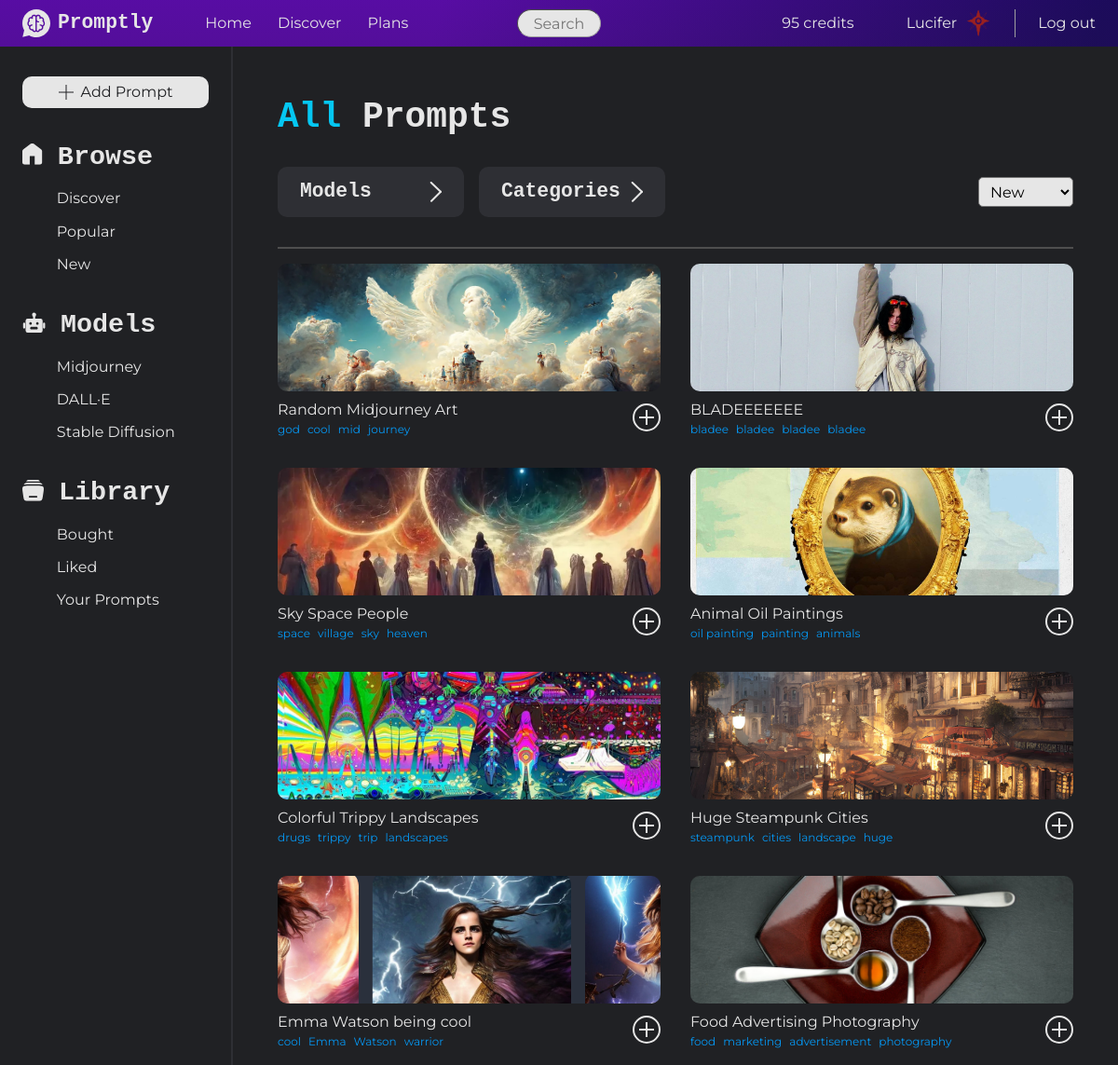
The page /all-prompts.php (signed in) on the database its author committed.
### tables this page shows
CREATE TABLE `ai_models` (
  `id` int(11) NOT NULL,
  `name` varchar(50) NOT NULL,
  `description` varchar(300) NOT NULL,
  `versions` text NOT NULL,
  `icon` varchar(300) NOT NULL
);

CREATE TABLE `prompts` (
  `id` int(11) NOT NULL,
  `title` varchar(70) NOT NULL,
  `description` varchar(500) NOT NULL,
  `tags` text NOT NULL,
  `prompt` text NOT NULL,
  `prompt_instructions` text NOT NULL,
  `word_count` int(11) NOT NULL,
  `author_id` int(11) NOT NULL,
  `model_id` int(11) NOT NULL,
  `model_version` varchar(30) NOT NULL,
  `header_image` varchar(300) NOT NULL,
  `example_image1` varchar(300) NOT NULL,
  `example_image2` varchar(300) DEFAULT NULL,
  `example_image3` varchar(300) DEFAULT NULL,
  `example_image4` varchar(300) DEFAULT NULL,
  `date_created` datetime NOT NULL DEFAULT current_timestamp(),
  `views` int(11) NOT NULL DEFAULT 0,
  `free` tinyint(1) NOT NULL DEFAULT 0,
  `approved` tinyint(1) NOT NULL DEFAULT 0
);

### classes/Prompt.php (called while the page is built, shortened)
<?php
class Prompt
{
    private $modelIds = null;
    private $categoryIds = null;
    public function getPrompts (string $order = "new", int $page = 1): array
    {
        $limit = 20;
        $offset = ($page - 1) * $limit;
        switch ($order) {
            default:
                $sqlOrder = " ORDER BY prompts.date_created DESC";
                break;
        }
        if ($this->categoryIds != null) {
            $categoryIn = implode(",", $this->categoryIds);
        } else {
            $categoryIn = "category_prompt.category_id";
        }
        if ($this->modelIds != null) {
            $modelIn = implode(",", $this->modelIds);
        } else {
            $modelIn = "prompts.model_id";
        }
        $sql = "SELECT prompts.*
                FROM prompts
                JOIN category_prompt ON prompts.id = category_prompt.prompt_id
                WHERE prompts.approved = 1
                AND prompts.model_id IN (" . $modelIn . ")
                AND category_prompt.category_id IN (" . $categoryIn . ")
                GROUP BY prompts.id"
                . $sqlOrder .
                " LIMIT :limit OFFSET :offset";
        $PDO = Database::getInstance();
        $stmt = $PDO->prepare($sql);
        $stmt->bindValue(":limit", $limit, PDO::PARAM_INT);
        $stmt->bindValue(":offset", $offset, PDO::PARAM_INT);
        $stmt->execute();
        return $stmt->fetchAll(PDO::FETCH_ASSOC);
    }
    public static function getAllModels()
    {
        $PDO = Database::getInstance();
        $stmt = $PDO->query("select * from ai_models");
        $stmt->execute();
        return $stmt->fetchAll(PDO::FETCH_ASSOC);
    }
}

### all-prompts.php (the view, shortened to what this page needs)
<?php
include_once(__DIR__ . "/classes/Prompt.php");
$prompt = new Prompt();
if (!empty($_GET['order'])) {
    $order = $_GET['order'];
} else {
    $order = '';
}
$prompts = $prompt->getPrompts($order);
$models = Prompt::getAllModels();
?><!DOCTYPE html>
<html lang="en">
<head>
    <link rel="stylesheet" href="css/main.css">
    <link rel="stylesheet" href="css/platform.css">
</head>
<body>
    <?php include_once(__DIR__ . "/partials/nav.inc.php"); ?>
    <main>
        <?php include_once(__DIR__ . "/partials/aside.inc.php"); ?>
        <div style="padding: 0 3rem">
            <header id="all-prompts-header">
                <h1><span class="blue-text">All</span> Prompts</h1>
                <form action="" method="GET" id="all-prompts-form">
                    <div>
                        <div id="filter-btn-container">
                            <a data-filterBtn="models" href="#" class="filter-btn button">
                                <h3>Models</h3>
                                <img src="assets/images/site/arrow-right.svg" alt="Arrow right">
                            </a>
                            <a data-filterBtn="categories" href="#" class="filter-btn button">
                                <h3>Categories</h3>
                                <img src="assets/images/site/arrow-right.svg" alt="Arrow right">
                            </a>
                        </div>
                        <?php if (empty($_GET['categories']) && empty($_GET['models'])) : ?>
                            <select name="order" id="order" onchange="this.form.submit()">
                                <option value="new" <?php if (isset($_GET['order']) && $_GET['order'] == 'new') echo 'selected'; ?>>New</option>
                            </select>
                        <?php endif; ?>
                    </div>
                </form>
            </header>
            <hr class="grey-hr">
            <section aria-label="Prompt list" id="all-prompts-list">
                <?php foreach ($prompts as $prompt) : ?>
                    <?php
                        $promptTags = json_decode($prompt['tags'], true);
                    ?>
                    <div>
                        <a href="prompt?id=<?php echo $prompt['id']; ?>" class="prompt-card-header" style="background-image: url(<?php echo $prompt['header_image']; ?>)">
                        </a>
                        <div class="prompt-card-body">
                            <div class="prompt-card-body-left">
                                <a class="white-a" href="prompt?id=<?php echo $prompt['id']; ?>"><?php echo $prompt['title']; ?></a>
                                <small class="prompt-card-tags">
                                    <?php for ($i = 0; $i < 4 && isset($promptTags[$i]); ++$i) : ?>
                                        <span><?php echo $promptTags[$i]; ?></span>
                                    <?php endfor; ?>
                                </small>
                            </div>
                            <a href="#" class="button prompt-card-get-btn">
                                <img src="assets/images/site/plus-circle-icon.svg" alt="Get Prompt">
                            </a>
                        </div>
                    </div>
                <?php endforeach; ?>
            </section>
        </div>
    </main>
</body>
</html>

### partials/aside.inc.php
<?php
include_once($_SERVER['DOCUMENT_ROOT'] . __ROOT__ . 'classes/Prompt.php');
$models = Prompt::getAllModels();
?><aside>
    <nav aria-label="Platform/tab navigator" id="aside-nav">
        <a class="button primary-btn-white" href="<?php echo __ROOT__; ?>tools/add-prompt">
            <img src="<?php echo __ROOT__; ?>/assets/images/site/plus-icon.svg" alt="Icon of a plus">
            <span>Add Prompt</span>
        </a>
        <div>
            <a href="<?php echo __ROOT__; ?>discover" class="aside-title">
                <img src="<?php echo __ROOT__ ;?>/assets/images/site/home-icon.svg" alt="Home icon">
                <h2>Browse</h2>
            </a>
            <ul class="aside-ul">
                <li><a href="<?php echo __ROOT__; ?>discover">Discover</a></li>
                <li><a href="<?php echo __ROOT__; ?>all-prompts?order=popular">Popular</a></li>
                <li><a href="<?php echo __ROOT__; ?>all-prompts?order=new">New</a></li>
            </ul>
        </div>
        <div id="aside-models">
            <div class="aside-title">
                <img src="<?php echo __ROOT__ ;?>/assets/images/site/robot-icon.svg" alt="Model icon">
                <h2>Models</h2>
            </div>
            <ul class="aside-ul">
                <?php foreach ($models as $model) : ?>
                    <li><a href="<?php echo __ROOT__; ?>all-prompts?models=<?php echo $model['id']; ?>"><?php echo $model['name']; ?></a></li>
                <?php endforeach; ?>
            </ul>
        </div>
        <div>
            <a href="#" class="aside-title">
                <img src="<?php echo __ROOT__ ;?>/assets/images/site/library-icon.svg" alt="Library icon">
                <h2>Library</h2>
            </a>
            <ul class="aside-ul">
                <li><a href="#">Bought</a></li>
                <li><a href="#">Liked</a></li>
                <li><a href="#">Your Prompts</a></li>
            </ul>
        </div>
    </nav>
</aside>
<div id="aside-placeholder"></div>

### css/main.css (style rules this page uses)
:root { --dark-grey: #202124; --purple: #6F04D9; --dark-blue: #1B0273; --medium-blue: #3866F2; --light-medium-blue: #0597F2; --light-blue: #05C7F2; --off-white: #E6E6E6; --grey-1: #A0A0A0; --grey-2: #2E2F34; --grey-3: #4E4E4E; --red: rgb(196, 2, 2); --green: rgb(29, 124, 29); --blue-purple-gradient: linear-gradient(90.77deg, #05C7F2 0%, #953CEE 100%); --purple-gradient: linear-gradient(105.4deg, #6F04D9 39.2%, #1B0273 97.9%); --small-size: 0.75rem; --body-size: 1rem; --h3-size: 1.333rem; --h2-size: 1.777rem; --h1-size: 2.369rem; --large-size: 3.157rem; --very-large-size: 4.209rem; }
html, body { min-height: 100vh; background-color: var(--dark-grey); }
body { color: var(--off-white); }
p, small, figcaption, a, span, label, input, textarea, select, option, legend { font-family: "Montserrat", sans-serif; font-weight: 400; }
h1, h2, h3, h1 > span, h2 > span, h3 > span { font-family: "Lekton", monospace; font-weight: bold; }
small, figcaption { font-size: var(--small-size); }
input, select, option { font-size: var(--body-size); }
h3 { font-size: var(--h3-size); }
h2 { font-size: var(--h2-size); }
h1 { font-size: var(--h1-size); }
a { color: var(--off-white); text-decoration: none; }
a > img { display: inline-block; }
a:has(img) { display: flex; align-items: center; justify-content: center; gap: 0.5rem }
.primary-btn-white { padding: 0.3rem 1rem; text-align: center; cursor: pointer; text-decoration: none; color: var(--dark-grey); background-color: var(--off-white); border-radius: 10px; border: none; }
.button { transition: transform 100ms; }
.blue-text { color: var(--light-blue); }
.white-a { color: var(--off-white); text-decoration: none; }
*, *::before, *::after { box-sizing: border-box; }
* { margin: 0; }
body { line-height: 1.5; -webkit-font-smoothing: antialiased; }
img, picture, video, canvas, svg { display: block; max-width: 100%; }
p, h1, h2, h3, h4, h5, h6 { overflow-wrap: break-word; }

### css/platform.css (style rules this page uses)
body { display: grid; grid-template-rows: 50px 1fr; }
main { display: grid; grid-template-columns: 250px 1fr; }
aside { position: fixed; height: 100%; width: 250px; padding: 2rem 1.5rem; border-right: 2px solid var(--grey-2); }
#aside-placeholder { height: 100%; }
#aside-nav > * { margin-bottom: 2rem; }
.aside-title { display: flex; align-items: center; justify-content: flex-start; gap: 1rem; margin-bottom: 0.7rem; }
.aside-title > img { height: 23px; transform: translateY(-0.2rem); }
.aside-ul { list-style: none; padding-left: 0; }
.aside-ul li { margin-bottom: 0.7rem; transition: transform 100ms; }
.aside-ul li > a { display: block; padding-left: 2.3rem; transition: transform 100ms; }
#all-prompts-header { padding-top: 3rem; padding-bottom: 1rem; }
#all-prompts-header > h1 { margin-bottom: 1.5rem; }
#all-prompts-form > * { margin-bottom: 1rem; }
#all-prompts-form > div { display: flex; justify-content: space-between; align-items: center; }
#filter-btn-container { display: flex; align-items: center; gap: 1rem; }
.filter-btn { display: flex; justify-content: space-between; align-items: center; width: 200px; padding: 0.7rem 1.5rem; background-color: var(--grey-2); border-radius: 10px; }
.filter-btn > * { pointer-events: none; }
.filter-btn > img { transition: rotate 200ms; }
#order { background-color: var(--off-white); padding: 0.3rem 0.5rem; border-radius: 5px; }
.grey-hr { width: 100%; height: 2px; border: none; background-color: var(--grey-3); }
#all-prompts-list { display: grid; grid-template-columns: repeat(auto-fill, minmax(300px, 1fr)); gap: 2rem; padding: 1rem 0; }
.prompt-card-header { background-size: cover; background-position: center; display: block; aspect-ratio: 3/1; border-radius: 10px; margin-bottom: 0.5rem; }
.prompt-card-body { display: flex; justify-content: space-between; align-items: flex-start; }
.prompt-card-tags { display: flex; flex-wrap: wrap; column-gap: 0.5rem; }
.prompt-card-tags > span { color: var(--light-medium-blue); }
.prompt-card-get-btn { padding-top: 0.3rem; }

### rows shown on the page
ai_models: name "Midjourney"
ai_models: name "DALL·E"
ai_models: name "Stable Diffusion"
prompts: header_image (picture), title "Random Midjourney Art", tags "god", tags "cool", tags "mid", tags "journey"
prompts: header_image (picture), title "BLADEEEEEEE", tags "bladee"
prompts: header_image (picture), title "Sky Space People", tags "space", tags "village", tags "sky", tags "heaven"
prompts: header_image (picture), title "Animal Oil Paintings", tags "oil painting", tags "painting", tags "animals"
prompts: header_image (picture), title "Colorful Trippy Landscapes", tags "drugs", tags "trippy", tags "trip", tags "landscapes"
prompts: header_image (picture), title "Huge Steampunk Cities", tags "steampunk", tags "cities", tags "landscape", tags "huge"
prompts: header_image (picture), title "Emma Watson being cool", tags "cool", tags "Emma", tags "Watson", tags "warrior"
prompts: header_image (picture), title "Food Advertising Photography", tags "food", tags "marketing", tags "advertisement", tags "photography"

### other values the page prints
$_SESSION['username'] "Lucifer"
